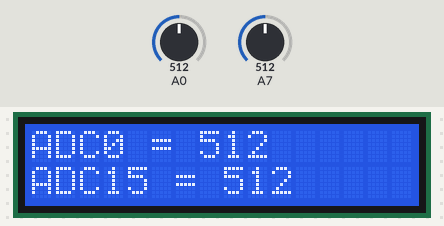
A sketch run on a simulated Arduino Uno, built for the host (arithmetic inside an expression is 32-bit, double 64-bit). On the bench: 16×2 character LCD. The inputs (shaded band) are chosen by the test bench; at power-on: A0 = 512, A7 = 512.

Above: at 1.2 s.
1.3 s: A0 set to 716
At 2.5 s:
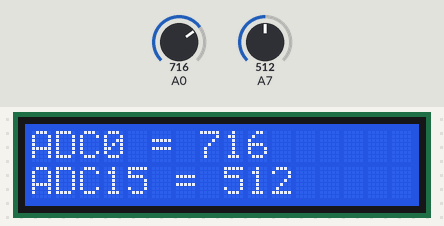
2.8 s: A7 set to 716
At 3.7 s:
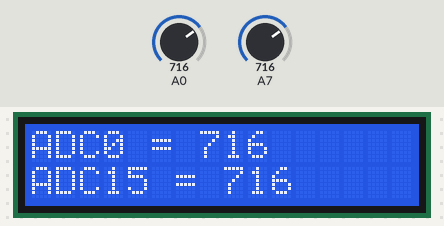
4.3 s: A0 set to 900
At 5.0 s:
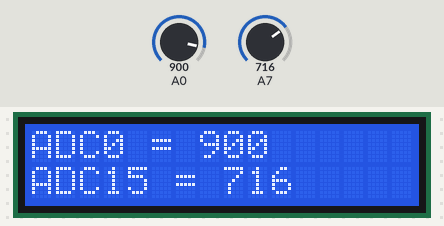
5.8 s: A7 set to 900
At 7.0 s:
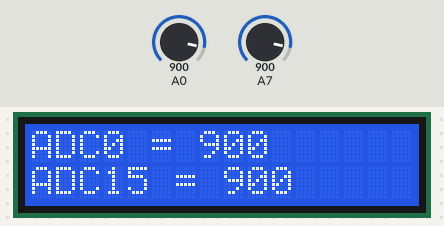
7.3 s: A0 set to 1023
At 8.4 s:
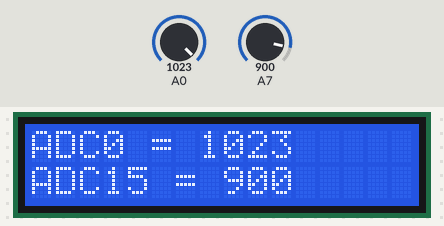
8.8 s: A7 set to 1023
At 9.5 s:
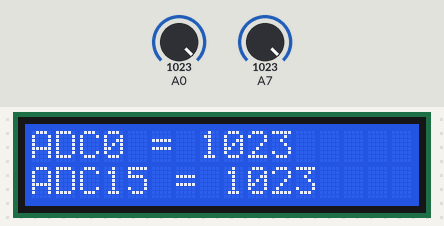
Timing chart, 0 to 11.3 s (numbered marks = the images above; inputs shaded):
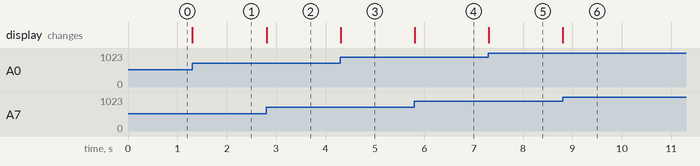

The sketch:

Lab3PartH.ino
```cpp
#include <LiquidCrystal.h>

LiquidCrystal lcd(8,9,10,11,12,13);

void setup()
{
  ADMUX &= ~_BV(REFS1);
  ADMUX |= _BV(REFS0);
  ADMUX &= ~_BV(ADLAR);
  ADCSRB &= ~_BV(ADTS2);
  ADCSRB &= ~_BV(ADTS1);
  ADCSRB &= ~_BV(ADTS0);

  lcd.begin(16,2);
}

void loop()
{

  updateLCD();

}

void updateLCD(){
  lcd.setCursor(0,0);
  lcd.print("ADC0 = ");
  uint16_t adc0 = readADC0();
  lcd.print(adc0);
  lcd.print("            ");

  lcd.setCursor(0,1);
  lcd.print("ADC15 = ");
  uint16_t adc15 = readADC15();
  lcd.print(adc15);
  lcd.print("            ");
}

uint16_t readADC0(){
  ADMUX &= ~_BV(REFS1);
  ADMUX |= _BV(REFS0);
  ADCSRB &= ~_BV(MUX5);
  ADMUX &= ~_BV(MUX4);
  ADMUX &= ~_BV(MUX3);
  ADMUX &= ~_BV(MUX2);
  ADMUX &= ~_BV(MUX1);
  ADMUX &= ~_BV(MUX0);

  ADCSRA |= _BV(ADEN);
  ADCSRA |= _BV(ADSC);

  while( (ADCSRA >> ADSC) & 0x01 ){delay(1);}

  return ADC;
}

uint16_t readADC15(){
  ADMUX &= ~_BV(REFS1);
  ADMUX |= _BV(REFS0);
  ADCSRB |= _BV(MUX5);
  ADMUX &= ~_BV(MUX4);
  ADMUX &= ~_BV(MUX3);
  ADMUX |= _BV(MUX2);
  ADMUX |= _BV(MUX1);
  ADMUX |= _BV(MUX0);

  ADCSRA |= _BV(ADEN);
  ADCSRA |= _BV(ADSC);

  while( (ADCSRA >> ADSC) & 0x01 ){delay(1);}

  return ADC;
}
```

Measured:
- after the input at 1.3 s, the display: changes at once (image 1)
- after the input at 2.8 s, the display: changes at once (image 2)
- after the input at 4.3 s, the display: changes at once (image 3)
- after the input at 5.8 s, the display: changes at once (image 4)
- after the input at 7.3 s, the display: changes at once (image 5)
- after the input at 8.8 s, the display: changes at once (image 6)
